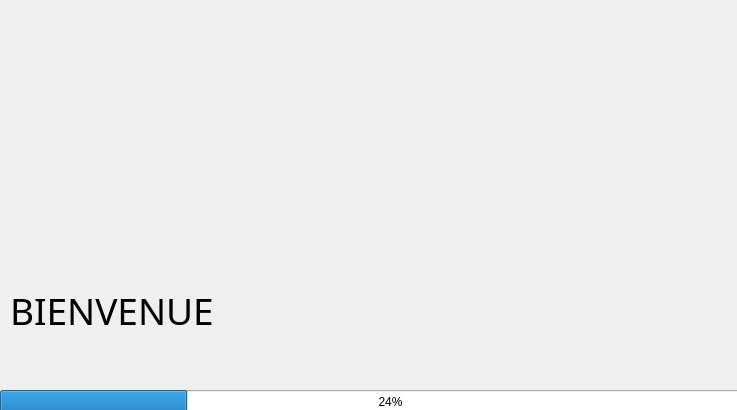
<?xml version="1.0" encoding="UTF-8"?>
<ui version="4.0">
 <class>bienvenue</class>
 <widget class="QDialog" name="bienvenue">
  <property name="geometry">
   <rect>
    <x>0</x>
    <y>0</y>
    <width>737</width>
    <height>410</height>
   </rect>
  </property>
  <property name="windowTitle">
   <string>Dialog</string>
  </property>
  <widget class="QLabel" name="label">
   <property name="geometry">
    <rect>
     <x>70</x>
     <y>40</y>
     <width>611</width>
     <height>231</height>
    </rect>
   </property>
   <property name="text">
    <string/>
   </property>
  </widget>
  <widget class="QLabel" name="label_2">
   <property name="geometry">
    <rect>
     <x>280</x>
     <y>280</y>
     <width>451</width>
     <height>61</height>
    </rect>
   </property>
   <property name="font">
    <font>
     <family>Tempus Sans ITC</family>
     <pointsize>28</pointsize>
    </font>
   </property>
   <property name="text">
    <string/>
   </property>
  </widget>
  <widget class="QLabel" name="label_3">
   <property name="geometry">
    <rect>
     <x>10</x>
     <y>280</y>
     <width>258</width>
     <height>61</height>
    </rect>
   </property>
   <property name="font">
    <font>
     <family>Tempus Sans ITC</family>
     <pointsize>28</pointsize>
    </font>
   </property>
   <property name="text">
    <string>BIENVENUE</string>
   </property>
  </widget>
  <widget class="QProgressBar" name="progressBar">
   <property name="geometry">
    <rect>
     <x>0</x>
     <y>390</y>
     <width>781</width>
     <height>23</height>
    </rect>
   </property>
   <property name="value">
    <number>24</number>
   </property>
  </widget>
 </widget>
 <resources/>
 <connections/>
</ui>
